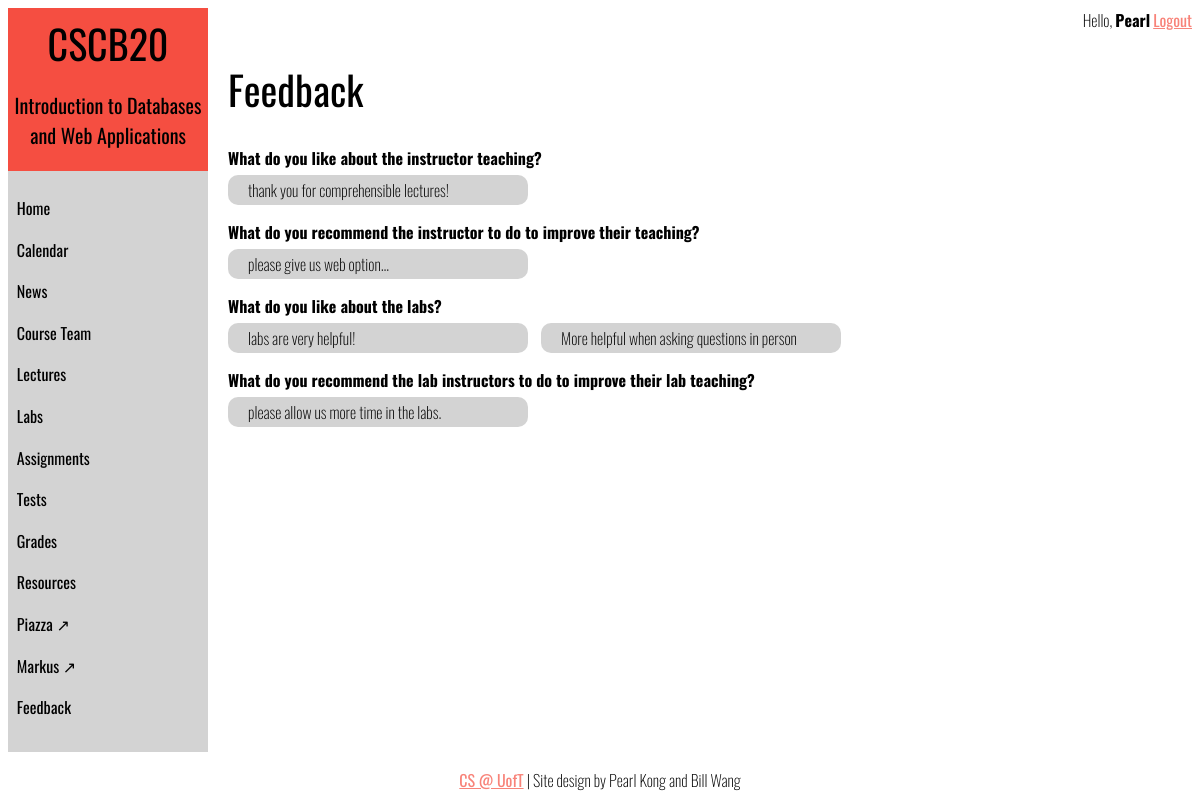
Screenshot of /feedback (signed in) with the database file from the repository.
### tables this page shows
CREATE TABLE "user_info" (
	"username"	TEXT NOT NULL UNIQUE,
	"password"	TEXT NOT NULL,
	"email"	TEXT NOT NULL UNIQUE,
	"firstname"	TEXT NOT NULL,
	"lastname"	TEXT NOT NULL,
	"user_type"	TEXT NOT NULL DEFAULT 'Stu',
	PRIMARY KEY("username")
);

CREATE TABLE "feedback" (
	"username"	TEXT NOT NULL,
	"feedback_id"	INTEGER NOT NULL,
	"q_num"	INTEGER NOT NULL,
	"response"	TEXT,
	PRIMARY KEY("username","feedback_id","q_num")
);

### app.py (the view, shortened to what this page needs)
@app.route('/feedback', methods=['GET','POST'])
def feedback():
    title = 'Feedback'
    ins_list = query_db('select username, firstname, lastname from user_info where user_type = \'Ins\'')
    if session['user']['type'] == 'Ins':
        fb_list = query_db('select q_num, response from feedback where username=\'' + session['user']['username'] + '\'')
        fb_mapped = {}
        for entry in fb_list:
            if entry[0] in fb_mapped.keys():
                fb_mapped[entry[0]].append(entry[1])
            else:
                fb_mapped[entry[0]] = [entry[1]]
        return render_template('view_feedback.html', title=title, q_map=q_map, fb_list=fb_mapped)
    else:
        return render_template('feedback.html', title=title, ins_list=ins_list, q_map=q_map)

### app.py (called while the page is built)
def get_db():
    db = getattr(g, '_database', None)
    if db is None:
        db = g._database = sqlite3.connect(DATABASE)
    return db

def query_db(query, args=(), one=False):
    cur = get_db().execute(query, args)
    rv = cur.fetchall()
    cur.close()
    return (rv[0] if rv else None) if one else rv

@app.teardown_appcontext
def close_connection(exception):
    db = getattr(g, '_database', None)
    if db is not None:
        db.close()

### templates/view_feedback.html
{% extends 'navbar.html' %}
{% block customstyles %}
    <link rel="stylesheet" href="{{ url_for('static', filename='css/feedback.css') }}">
{% endblock %}
{% block content %}
    <h1>Feedback</h1>
    {% for qnum in q_map %}
        <div class="question" id="q{{ qnum }}">
            <b>{{ q_map[qnum] }}</b>
            <div class="feedback-items">
                {% for entry in fb_list[qnum] %}
                    <div class="feedback-entry">
                        {{ entry }}
                    </div>
                {% endfor %}
            </div>
        </div>
    {% endfor %}
{% endblock %}

### templates/navbar.html (shortened to what this page needs)
<!DOCTYPE html>
<html lang="en">
<head>
    <link rel="stylesheet" href="{{ url_for('static', filename='css/styles.css') }}">
    <link rel="stylesheet" href="{{ url_for('static', filename='css/navbar.css') }}">
    {% block customstyles %}
    {% endblock %}
</head>
<body>
    <div class="main-columns">
        <div class="column" id="nav-col">
            <nav role="dropdown">
                <div class="nav-header">
                    <h1 id="title">CSCB20</h1>
                    <h2 id="tagline">Introduction to Databases and Web Applications</h2>
                </div>
                <ul class="links">
                    <li><a href="home">Home</a></li>
                    <li><a href="calendar">Calendar</a></li>
                    <li><a href="news">News</a></li>
                    <li><a href="team">Course Team</a></li>
                    <li><a href="lectures">Lectures</a></li>
                    <li><a href="labs">Labs</a></li>
                    <li><a href="assignments">Assignments</a></li>
                    <li><a href="tests">Tests</a></li>
                    <li><a href="grades">Grades</a></li>
                    <li><a href="resources">Resources</a></li>
                    <li><a href="https://piazza.com" target="_blank">Piazza &#8599;</a></li>
                    <li><a href="https://markus.utsc.utoronto.ca/" target="_blank">Markus &#8599;</a></li>
                    <li><a href="feedback">Feedback</a></li>
                </ul>
            </nav>
        </div>
        <div class="column" id="content-col">
            <div class="login-status">
                Hello, <b>{{ session['user']['firstname'] }}</b> <a href="/logout">Logout</a>
            </div>
            <div class="content">
                {% block content %}{% endblock %}
            </div>
        </div>
    </div>
    <div class="footer">
        <p><a href="https://web.cs.toronto.edu" target="_blank">CS @ UofT</a> | Site design by Pearl Kong and Bill Wang</p>
    </div>
</body>
</html>

### static/css/styles.css (style rules this page uses)
* { box-sizing: border-box; }
html { height: 100%; font-family: Oswald, sans-serif; }
h1 { font-size: 40px; font-weight: normal; }
h2 { font-weight: normal; font-size: 20px; }
a { color: #F88379; font-weight: normal; }
body { height: 100%; display: flex; flex-direction: column; font-weight: lighter; }
.main-columns { display: flex; flex: 1 0 auto; }
.column { display: flex; flex-direction: column; }
.login-status { text-align: right; }
#content-col { width: 100%; }
.footer { flex-shrink: 0; text-align: center; }

### static/css/navbar.css (style rules this page uses)
#nav-col { width: 200px; flex-shrink: 0; background-color: lightgrey; margin: 0 20px 0 0; }
.nav-header { text-align: center; background-color: #F54E41; padding: 5px; }
#title { margin: 0px; }
.links { font-weight: normal; }
nav[role="dropdown"] { position: -webkit-sticky; position: sticky; top: 0px; }
nav[role="dropdown"] a, nav[role="dropdown"] label { text-decoration: none; color: #000; display: block; }
nav[role="dropdown"] ul { background-color: lightgrey; padding: 0; }
nav[role="dropdown"] ul > li { padding: .55em .55em; cursor: pointer; display: block; border-radius: 0 0 0 10px; }

### static/css/feedback.css (style rules this page uses)
.question { margin-bottom: 5px; }
.feedback-entry { background-color: lightgrey; border-radius: 10px; padding: 3px 20px; width: 300px; display: inline-block; margin: 5px 10px 10px 0; }

### rows the page displays
user_info: user.firstname "Pearl"
feedback: response "thank you for comprehensible lectures!"
feedback: response "please give us web option..."
feedback: response "labs are very helpful!"
feedback: response "More helpful when asking questions in person"
feedback: response "please allow us more time in the labs."

### other values shown
{{ q_map[qnum] }} "What do you like about the instructor teaching?" "What do you recommend the instructor to do to improve their teaching?" "What do you like about the labs?" "What do you recommend the lab instructors to do to improve their lab teaching?"
